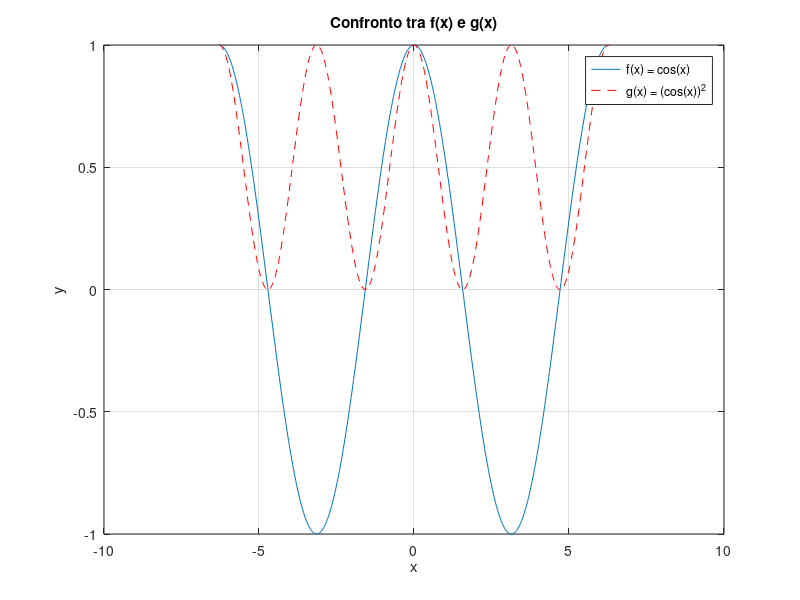

MATLAB code for this plot:
clear;
clc;

f = @(x) cos(x);
g = @(x) (cos(x)).^2;

x = linspace(-2*pi, 2*pi, 500);
y = f(x);
yg = g(x);

figure(1);
clf;

figure(1);
clf;

plot(x, y, 'DisplayName', 'f(x) = cos(x)');
legend('show');

hold on;
plot(x, yg, 'r--', 'DisplayName', 'g(x) = (cos(x))^2');
hold off;

xlabel('x');
ylabel('y');
grid on;
title('Confronto tra f(x) e g(x)');
